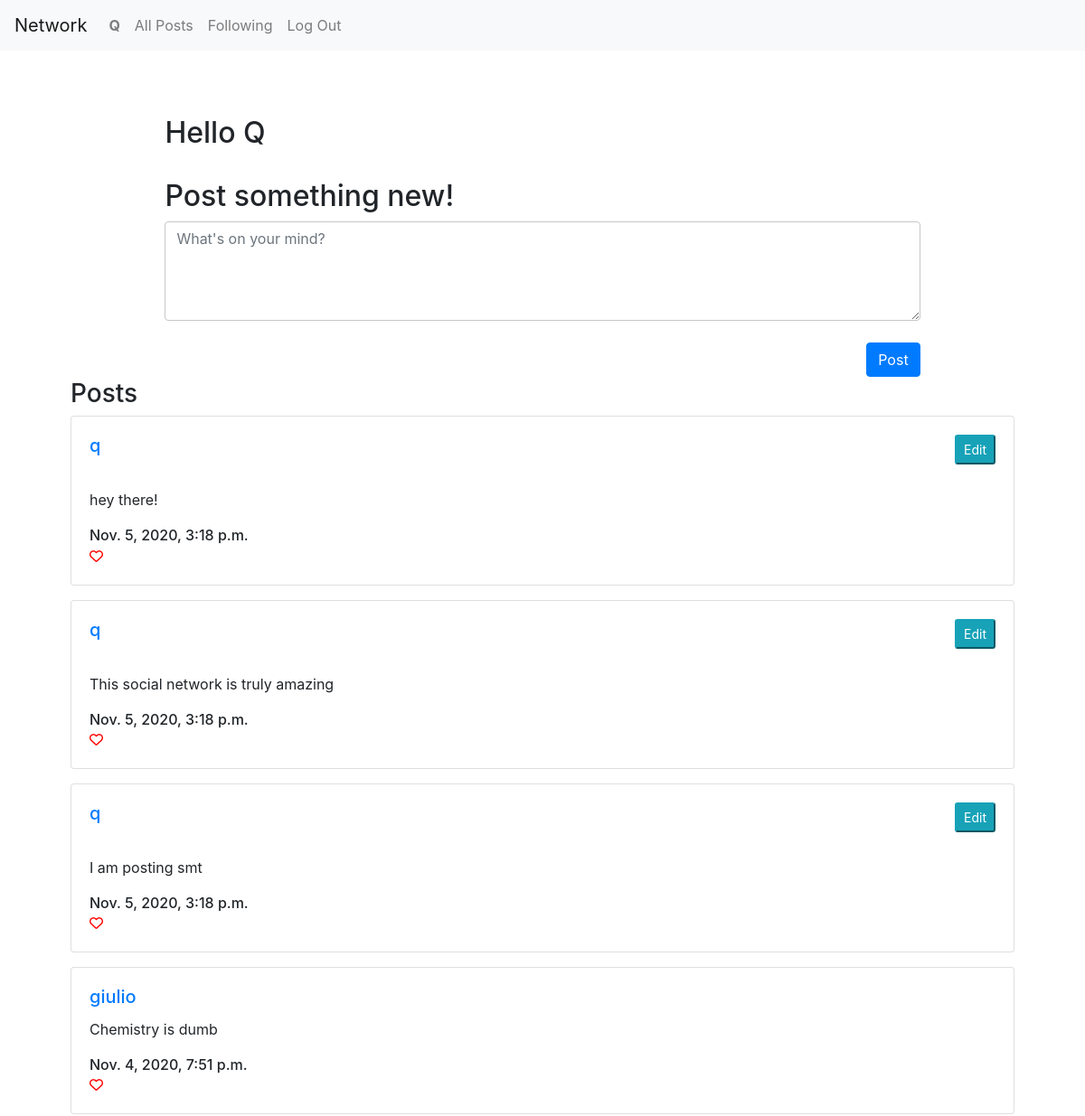
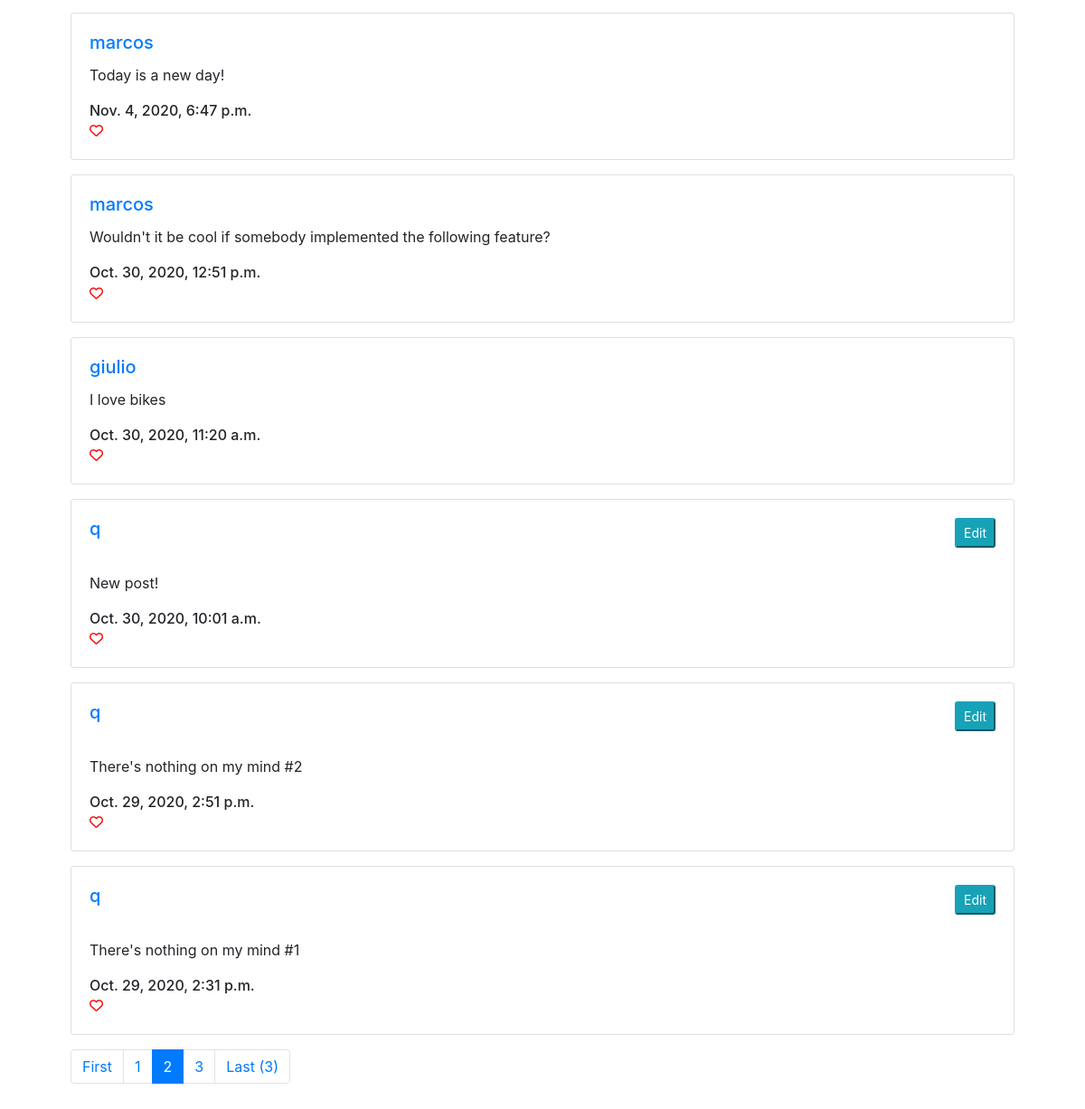
Page /?page=2 (signed in) on the committed database (2 pictures, top to bottom).
### network/models.py (models this page shows, shortened)
class Post(models.Model):
    user = models.ForeignKey(User, on_delete=models.CASCADE, related_name='post_user')
    content = models.CharField(max_length=600)
    date_created = models.DateTimeField(default=timezone.now)

class User(AbstractUser):
    def follow(self, follow_user):
        try:
            Follow_user.objects.get(user=self, follow=unfollow_user)
        except:
            Follow_user.objects.create(user=self, follow=follow_user)

### network/views.py (the view)
# urls.py: path("", views.index, name="index"),
def index(request):
    posts = Post.objects.all().order_by('-date_created')
    posts = paginate(request, posts, 10)
    if request.method == 'POST':
        if request.user not in User.objects.all():
            return render(request, 'network/index.html', {
                'alert' : Alert('Please log in to post', 'danger', 'postError'),
                'posts' : posts,
                'newPost' : newPostForm()
            })
        post = Post(user=request.user, content=request.POST['content'])
        post.save()
        return render(request, "network/index.html", {
            'newPost' : newPostForm(),
            'user_name' : request.user.username.capitalize(),
            'posts' : posts
        })
    else:
        try:
            return render(request, "network/index.html", {
                'newPost' : newPostForm(),
                'user_name' : request.user.username.capitalize(),
                'posts' : posts,
                'liked' : Liked.objects.filter(user=request.user)
            })
        except:
            return render(request, "network/index.html", {
                'newPost' : newPostForm(),
                'user_name' : request.user.username.capitalize(),
                'posts' : posts
            })

### network/models.py
class newPostForm(forms.Form):
    content = forms.CharField(
        label="",
        widget=forms.Textarea,
        max_length=600
    )
    content.widget.attrs.update({
        'id':'newPost',
        'class':'form-control',
        'placeholder':"What's on your mind?"
    })

### network/logic.py (called while the page is built)
def paginate(request, data, amount):
    paginator = Paginator(data, amount)
    page_number = request.GET.get('page')
    page_obj = paginator.get_page(page_number)
    return page_obj

### network/templates/network/index.html (shortened to what this page needs)
{% extends "network/layout.html" %}
{% load static %}
{% block body %}
<br>
<div class="container p-5">
    <div id="animate">
        <h2 id="txt_centered">Hello {{user_name}}</h2><br>
        <form action="" method="POST">
            <div class="form-group">
                <h4 id="txt_centered">Post something new!</h4>
                {{newPost}}
                <br>
                {% if user.is_authenticated %}
                    <input id="submit" class="btn btn-primary submitB" type="submit" value="Post">
                {% else %}
                    <input id="submit" class="btn btn-primary submitB" disabled type="submit" value="Post">
                {% endif %}
            </div>
        </form>
        <br>
    </div>
    <h3>Posts</h3>
        {% for post in posts %}
            <div class="card mb-3">
                <div class="card-body">
                    <h5 class="card-title">
                        <a href="{% url 'user_profile' id=post.user.id %}" id="user">{{ post.user }}</a>
                        {% if post.user == user %}
                            <button class="btn-sm btn-info" id="editButton" data-post_id="{{ post.id }}">Edit</button>
                            <div>&nbsp;</div>
                        {% endif %}
                    </h5>
                    <div class="card-text" id="post_content">{{ post.content }}</div><br>
                    <h6 class="card-subtitle">{{ post.date_created }}</h6>
                    {% if user.is_authenticated %}
                    <i id="post_like" data-post_id="{{ post.id }}" class="far fa-heart icon-colour-r"></i>
                    {% endif %}
                </div>
            </div>
        {% endfor %}
        <nav aria-label="...">
            <ul class="pagination">
                <li class="page-item">
                    <a class="page-link" href="?page=1" tabindex="-1" aria-disabled="true">First</a>
                </li>
                {% if posts.has_previous %}
                    <li class="page-item"><a class="page-link" href="?page={{ posts.previous_page_number }}">{{ posts.previous_page_number }}</a></li>
                {% endif %}
                <li class="page-item active" aria-current="page">
                    <a class="page-link" href="?page={{ posts.number }}">{{ posts.number }} <span class="sr-only">(current)</span></a>
                </li>
                {% if posts.has_next %}
                    <li class="page-item">
                        <a class="page-link" href="?page={{ posts.next_page_number }}">{{ posts.next_page_number }}</a>
                    </li>
                {% endif %}
                {% if not posts.paginator.num_pages == 1 %}
                    <li class="page-item"><a class="page-link" href="?page={{ posts.paginator.num_pages }}">Last ({{ posts.paginator.num_pages }})</a></li>
                {% endif %}
                </ul>
          </nav>
</div>
{% endblock %}

### network/static/network/styles.css (style rules this page uses)
#animate { -webkit-animation-name: slide; animation-name: slide; -webkit-animation-duration: 1.2s; animation-duration: 1.2s; -webkit-animation-fill-mode: forwards; animation-fill-mode: forwards; }
#post_like { font-size: 15px; }
#newPost { width: 80%; height: 110px; min-height: 110px; max-height: 150px; margin-left: auto; margin-right: auto; border: 1px solid #c7c7c7; }
#txt_centered { margin-left: 10%; -webkit-animation-name: grow_txt; animation-name: grow_txt; -webkit-animation-duration: 1.1s; animation-duration: 1.1s; -webkit-animation-fill-mode: forwards; animation-fill-mode: forwards; }
#submit { float: right; margin-right: 10%; }
.icon-colour-r { color: red; }
#editButton { float: right; }

### rows in the picture
Post: user "q", content "hey there!", date_created "Nov. 5, 2020, 3:18 p.m."
Post: user "q", content "This social network is truly amazing", date_created "Nov. 5, 2020, 3:18 p.m."
Post: user "q", content "I am posting smt", date_created "Nov. 5, 2020, 3:18 p.m."
Post: user "giulio", content "Chemistry is dumb", date_created "Nov. 4, 2020, 7:51 p.m."
Post: user "marcos", content "Today is a new day!", date_created "Nov. 4, 2020, 6:47 p.m."
Post: user "marcos", content "Wouldn't it be cool if somebody implemented the following feature?", date_created "Oct. 30, 2020, 12:51 p.m."
Post: user "giulio", content "I love bikes", date_created "Oct. 30, 2020, 11:20 a.m."
Post: user "q", content "New post!", date_created "Oct. 30, 2020, 10:01 a.m."
Post: user "q", content "There's nothing on my mind #2", date_created "Oct. 29, 2020, 2:51 p.m."
Post: user "q", content "There's nothing on my mind #1", date_created "Oct. 29, 2020, 2:31 p.m."

### other values in the picture
{{ user_name }} "Q"
{{ posts.previous_page_number }} "1"
{{ posts.number }} "2"
{{ posts.next_page_number }} "3"
{{ posts.paginator.num_pages }} "3"
